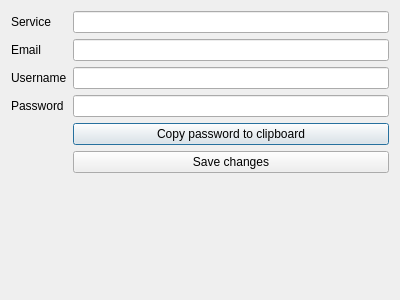
<?xml version="1.0" encoding="UTF-8"?>
<ui version="4.0">
 <class>viewAccount</class>
 <widget class="QDialog" name="viewAccount">
  <property name="geometry">
   <rect>
    <x>0</x>
    <y>0</y>
    <width>400</width>
    <height>300</height>
   </rect>
  </property>
  <property name="windowTitle">
   <string>Dialog</string>
  </property>
  <layout class="QFormLayout" name="formLayout">
   <item row="0" column="0">
    <widget class="QLabel" name="serviceLabel">
     <property name="text">
      <string>Service</string>
     </property>
    </widget>
   </item>
   <item row="0" column="1">
    <widget class="QLineEdit" name="serviceEdit">
     <property name="readOnly">
      <bool>true</bool>
     </property>
    </widget>
   </item>
   <item row="1" column="0">
    <widget class="QLabel" name="emailLabel">
     <property name="text">
      <string>Email</string>
     </property>
    </widget>
   </item>
   <item row="1" column="1">
    <widget class="QLineEdit" name="emailEdit"/>
   </item>
   <item row="2" column="0">
    <widget class="QLabel" name="usernameLabel">
     <property name="text">
      <string>Username</string>
     </property>
    </widget>
   </item>
   <item row="2" column="1">
    <widget class="QLineEdit" name="usernameEdit"/>
   </item>
   <item row="4" column="0">
    <widget class="QLabel" name="passwordLabel">
     <property name="text">
      <string>Password</string>
     </property>
    </widget>
   </item>
   <item row="4" column="1">
    <widget class="QLineEdit" name="passwordEdit">
     <property name="echoMode">
      <enum>QLineEdit::Password</enum>
     </property>
    </widget>
   </item>
   <item row="5" column="1">
    <widget class="QPushButton" name="pushButton">
     <property name="text">
      <string>Copy password to clipboard</string>
     </property>
    </widget>
   </item>
   <item row="6" column="1">
    <widget class="QPushButton" name="saveButton">
     <property name="text">
      <string>Save changes</string>
     </property>
    </widget>
   </item>
  </layout>
 </widget>
 <resources/>
 <connections/>
</ui>
